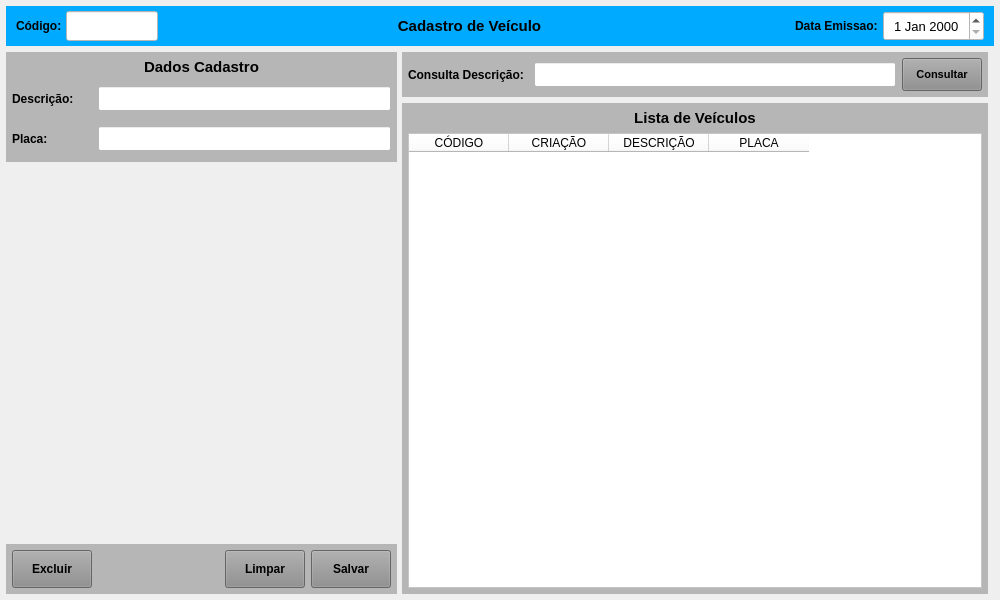
<?xml version="1.0" encoding="UTF-8"?>
<ui version="4.0">
 <class>MainWindow</class>
 <widget class="QMainWindow" name="MainWindow">
  <property name="geometry">
   <rect>
    <x>0</x>
    <y>0</y>
    <width>1000</width>
    <height>600</height>
   </rect>
  </property>
  <property name="windowTitle">
   <string>Cadastro de Clientes</string>
  </property>
  <property name="styleSheet">
   <string notr="true"/>
  </property>
  <widget class="QWidget" name="centralwidget">
   <layout class="QVBoxLayout" name="verticalLayout">
    <property name="spacing">
     <number>6</number>
    </property>
    <property name="leftMargin">
     <number>6</number>
    </property>
    <property name="topMargin">
     <number>6</number>
    </property>
    <property name="rightMargin">
     <number>6</number>
    </property>
    <property name="bottomMargin">
     <number>6</number>
    </property>
    <item>
     <widget class="QWidget" name="widget" native="true">
      <property name="minimumSize">
       <size>
        <width>0</width>
        <height>40</height>
       </size>
      </property>
      <property name="maximumSize">
       <size>
        <width>16777215</width>
        <height>40</height>
       </size>
      </property>
      <property name="styleSheet">
       <string notr="true">background-color: rgb(0, 170, 255);</string>
      </property>
      <layout class="QHBoxLayout" name="horizontalLayout">
       <property name="spacing">
        <number>2</number>
       </property>
       <property name="leftMargin">
        <number>10</number>
       </property>
       <property name="topMargin">
        <number>5</number>
       </property>
       <property name="rightMargin">
        <number>10</number>
       </property>
       <property name="bottomMargin">
        <number>5</number>
       </property>
       <item>
        <widget class="QLabel" name="label_4">
         <property name="minimumSize">
          <size>
           <width>48</width>
           <height>0</height>
          </size>
         </property>
         <property name="maximumSize">
          <size>
           <width>48</width>
           <height>16777215</height>
          </size>
         </property>
         <property name="font">
          <font>
           <pointsize>9</pointsize>
           <weight>75</weight>
           <bold>true</bold>
          </font>
         </property>
         <property name="styleSheet">
          <string notr="true"/>
         </property>
         <property name="text">
          <string>Código:</string>
         </property>
         <property name="alignment">
          <set>Qt::AlignLeading|Qt::AlignLeft|Qt::AlignVCenter</set>
         </property>
        </widget>
       </item>
       <item>
        <widget class="QLineEdit" name="line_Num">
         <property name="sizePolicy">
          <sizepolicy hsizetype="Preferred" vsizetype="Preferred">
           <horstretch>0</horstretch>
           <verstretch>0</verstretch>
          </sizepolicy>
         </property>
         <property name="minimumSize">
          <size>
           <width>92</width>
           <height>0</height>
          </size>
         </property>
         <property name="maximumSize">
          <size>
           <width>92</width>
           <height>16777215</height>
          </size>
         </property>
         <property name="font">
          <font>
           <pointsize>12</pointsize>
          </font>
         </property>
         <property name="styleSheet">
          <string notr="true">background-color: rgb(255, 255, 255);</string>
         </property>
         <property name="inputMask">
          <string/>
         </property>
         <property name="text">
          <string/>
         </property>
         <property name="frame">
          <bool>true</bool>
         </property>
         <property name="echoMode">
          <enum>QLineEdit::Normal</enum>
         </property>
         <property name="alignment">
          <set>Qt::AlignCenter</set>
         </property>
         <property name="dragEnabled">
          <bool>false</bool>
         </property>
         <property name="placeholderText">
          <string/>
         </property>
        </widget>
       </item>
       <item>
        <widget class="QLabel" name="label_13">
         <property name="sizePolicy">
          <sizepolicy hsizetype="Preferred" vsizetype="Preferred">
           <horstretch>0</horstretch>
           <verstretch>0</verstretch>
          </sizepolicy>
         </property>
         <property name="minimumSize">
          <size>
           <width>0</width>
           <height>0</height>
          </size>
         </property>
         <property name="font">
          <font>
           <pointsize>11</pointsize>
           <weight>75</weight>
           <bold>true</bold>
          </font>
         </property>
         <property name="styleSheet">
          <string notr="true"/>
         </property>
         <property name="text">
          <string>Cadastro de Veículo</string>
         </property>
         <property name="alignment">
          <set>Qt::AlignCenter</set>
         </property>
        </widget>
       </item>
       <item>
        <widget class="QLabel" name="label_11">
         <property name="sizePolicy">
          <sizepolicy hsizetype="Preferred" vsizetype="Preferred">
           <horstretch>0</horstretch>
           <verstretch>0</verstretch>
          </sizepolicy>
         </property>
         <property name="minimumSize">
          <size>
           <width>100</width>
           <height>0</height>
          </size>
         </property>
         <property name="maximumSize">
          <size>
           <width>100</width>
           <height>16777215</height>
          </size>
         </property>
         <property name="font">
          <font>
           <pointsize>9</pointsize>
           <weight>75</weight>
           <bold>true</bold>
          </font>
         </property>
         <property name="styleSheet">
          <string notr="true"/>
         </property>
         <property name="text">
          <string>Data Emissao: </string>
         </property>
         <property name="alignment">
          <set>Qt::AlignRight|Qt::AlignTrailing|Qt::AlignVCenter</set>
         </property>
        </widget>
       </item>
       <item>
        <widget class="QDateEdit" name="date_Emissao">
         <property name="sizePolicy">
          <sizepolicy hsizetype="Preferred" vsizetype="Preferred">
           <horstretch>0</horstretch>
           <verstretch>0</verstretch>
          </sizepolicy>
         </property>
         <property name="minimumSize">
          <size>
           <width>101</width>
           <height>0</height>
          </size>
         </property>
         <property name="maximumSize">
          <size>
           <width>101</width>
           <height>16777215</height>
          </size>
         </property>
         <property name="font">
          <font>
           <pointsize>10</pointsize>
          </font>
         </property>
         <property name="styleSheet">
          <string notr="true">background-color: rgb(255, 255, 255);</string>
         </property>
         <property name="alignment">
          <set>Qt::AlignCenter</set>
         </property>
        </widget>
       </item>
      </layout>
     </widget>
    </item>
    <item>
     <widget class="QWidget" name="widget_2" native="true">
      <property name="styleSheet">
       <string notr="true"/>
      </property>
      <layout class="QHBoxLayout" name="horizontalLayout_3">
       <property name="spacing">
        <number>5</number>
       </property>
       <property name="leftMargin">
        <number>0</number>
       </property>
       <property name="topMargin">
        <number>0</number>
       </property>
       <property name="rightMargin">
        <number>0</number>
       </property>
       <property name="bottomMargin">
        <number>0</number>
       </property>
       <item>
        <widget class="QWidget" name="widget_4" native="true">
         <property name="minimumSize">
          <size>
           <width>391</width>
           <height>0</height>
          </size>
         </property>
         <property name="maximumSize">
          <size>
           <width>391</width>
           <height>16777215</height>
          </size>
         </property>
         <property name="styleSheet">
          <string notr="true"/>
         </property>
         <layout class="QVBoxLayout" name="verticalLayout_2">
          <property name="spacing">
           <number>5</number>
          </property>
          <property name="leftMargin">
           <number>0</number>
          </property>
          <property name="topMargin">
           <number>0</number>
          </property>
          <property name="rightMargin">
           <number>0</number>
          </property>
          <property name="bottomMargin">
           <number>0</number>
          </property>
          <item>
           <widget class="QWidget" name="widget_6" native="true">
            <property name="minimumSize">
             <size>
              <width>0</width>
              <height>110</height>
             </size>
            </property>
            <property name="maximumSize">
             <size>
              <width>16777215</width>
              <height>110</height>
             </size>
            </property>
            <property name="styleSheet">
             <string notr="true">background-color: rgb(182, 182, 182);</string>
            </property>
            <layout class="QVBoxLayout" name="verticalLayout_3">
             <property name="leftMargin">
              <number>6</number>
             </property>
             <property name="topMargin">
              <number>6</number>
             </property>
             <property name="rightMargin">
              <number>6</number>
             </property>
             <property name="bottomMargin">
              <number>6</number>
             </property>
             <item>
              <widget class="QLabel" name="label_2">
               <property name="minimumSize">
                <size>
                 <width>0</width>
                 <height>18</height>
                </size>
               </property>
               <property name="maximumSize">
                <size>
                 <width>16777215</width>
                 <height>18</height>
                </size>
               </property>
               <property name="font">
                <font>
                 <pointsize>11</pointsize>
                 <weight>75</weight>
                 <bold>true</bold>
                </font>
               </property>
               <property name="text">
                <string>Dados Cadastro</string>
               </property>
               <property name="alignment">
                <set>Qt::AlignCenter</set>
               </property>
              </widget>
             </item>
             <item>
              <widget class="QWidget" name="widget_10" native="true">
               <layout class="QHBoxLayout" name="horizontalLayout_6">
                <property name="leftMargin">
                 <number>0</number>
                </property>
                <property name="topMargin">
                 <number>0</number>
                </property>
                <property name="rightMargin">
                 <number>0</number>
                </property>
                <property name="bottomMargin">
                 <number>0</number>
                </property>
                <item>
                 <widget class="QLabel" name="label_25">
                  <property name="minimumSize">
                   <size>
                    <width>80</width>
                    <height>0</height>
                   </size>
                  </property>
                  <property name="maximumSize">
                   <size>
                    <width>80</width>
                    <height>16777215</height>
                   </size>
                  </property>
                  <property name="font">
                   <font>
                    <pointsize>9</pointsize>
                    <weight>75</weight>
                    <bold>true</bold>
                   </font>
                  </property>
                  <property name="text">
                   <string>Descrição:</string>
                  </property>
                  <property name="alignment">
                   <set>Qt::AlignLeading|Qt::AlignLeft|Qt::AlignVCenter</set>
                  </property>
                 </widget>
                </item>
                <item>
                 <widget class="QLineEdit" name="line_Descricao">
                  <property name="sizePolicy">
                   <sizepolicy hsizetype="Preferred" vsizetype="Preferred">
                    <horstretch>0</horstretch>
                    <verstretch>0</verstretch>
                   </sizepolicy>
                  </property>
                  <property name="minimumSize">
                   <size>
                    <width>0</width>
                    <height>25</height>
                   </size>
                  </property>
                  <property name="maximumSize">
                   <size>
                    <width>16777215</width>
                    <height>25</height>
                   </size>
                  </property>
                  <property name="font">
                   <font>
                    <pointsize>9</pointsize>
                   </font>
                  </property>
                  <property name="styleSheet">
                   <string notr="true">background-color: rgb(255, 255, 255);</string>
                  </property>
                  <property name="text">
                   <string/>
                  </property>
                  <property name="maxLength">
                   <number>45</number>
                  </property>
                  <property name="alignment">
                   <set>Qt::AlignLeading|Qt::AlignLeft|Qt::AlignVCenter</set>
                  </property>
                 </widget>
                </item>
               </layout>
              </widget>
             </item>
             <item>
              <widget class="QWidget" name="widget_8" native="true">
               <layout class="QHBoxLayout" name="horizontalLayout_4">
                <property name="leftMargin">
                 <number>0</number>
                </property>
                <property name="topMargin">
                 <number>0</number>
                </property>
                <property name="rightMargin">
                 <number>0</number>
                </property>
                <property name="bottomMargin">
                 <number>0</number>
                </property>
                <item>
                 <widget class="QLabel" name="label_24">
                  <property name="minimumSize">
                   <size>
                    <width>80</width>
                    <height>0</height>
                   </size>
                  </property>
                  <property name="maximumSize">
                   <size>
                    <width>80</width>
                    <height>16777215</height>
                   </size>
                  </property>
                  <property name="font">
                   <font>
                    <pointsize>9</pointsize>
                    <weight>75</weight>
                    <bold>true</bold>
                   </font>
                  </property>
                  <property name="text">
                   <string>Placa:</string>
                  </property>
                  <property name="alignment">
                   <set>Qt::AlignLeading|Qt::AlignLeft|Qt::AlignVCenter</set>
                  </property>
                 </widget>
                </item>
                <item>
                 <widget class="QLineEdit" name="line_Placa">
                  <property name="sizePolicy">
                   <sizepolicy hsizetype="Preferred" vsizetype="Preferred">
                    <horstretch>0</horstretch>
                    <verstretch>0</verstretch>
                   </sizepolicy>
                  </property>
                  <property name="minimumSize">
                   <size>
                    <width>0</width>
                    <height>25</height>
                   </size>
                  </property>
                  <property name="maximumSize">
                   <size>
                    <width>16777215</width>
                    <height>25</height>
                   </size>
                  </property>
                  <property name="font">
                   <font>
                    <pointsize>9</pointsize>
                   </font>
                  </property>
                  <property name="styleSheet">
                   <string notr="true">background-color: rgb(255, 255, 255);</string>
                  </property>
                  <property name="text">
                   <string/>
                  </property>
                  <property name="maxLength">
                   <number>45</number>
                  </property>
                  <property name="alignment">
                   <set>Qt::AlignLeading|Qt::AlignLeft|Qt::AlignVCenter</set>
                  </property>
                 </widget>
                </item>
               </layout>
              </widget>
             </item>
            </layout>
           </widget>
          </item>
          <item>
           <widget class="QWidget" name="widget_7" native="true"/>
          </item>
          <item>
           <widget class="QWidget" name="widget_3" native="true">
            <property name="minimumSize">
             <size>
              <width>0</width>
              <height>50</height>
             </size>
            </property>
            <property name="maximumSize">
             <size>
              <width>16777215</width>
              <height>50</height>
             </size>
            </property>
            <property name="styleSheet">
             <string notr="true">background-color: rgb(182, 182, 182);</string>
            </property>
            <layout class="QHBoxLayout" name="horizontalLayout_2">
             <property name="spacing">
              <number>6</number>
             </property>
             <property name="leftMargin">
              <number>6</number>
             </property>
             <property name="topMargin">
              <number>6</number>
             </property>
             <property name="rightMargin">
              <number>6</number>
             </property>
             <property name="bottomMargin">
              <number>6</number>
             </property>
             <item>
              <widget class="QPushButton" name="btn_Excluir">
               <property name="sizePolicy">
                <sizepolicy hsizetype="Fixed" vsizetype="Preferred">
                 <horstretch>0</horstretch>
                 <verstretch>0</verstretch>
                </sizepolicy>
               </property>
               <property name="maximumSize">
                <size>
                 <width>80</width>
                 <height>16777215</height>
                </size>
               </property>
               <property name="font">
                <font>
                 <pointsize>9</pointsize>
                 <weight>75</weight>
                 <bold>true</bold>
                </font>
               </property>
               <property name="cursor">
                <cursorShape>PointingHandCursor</cursorShape>
               </property>
               <property name="layoutDirection">
                <enum>Qt::LeftToRight</enum>
               </property>
               <property name="autoFillBackground">
                <bool>false</bool>
               </property>
               <property name="styleSheet">
                <string notr="true">background-color: rgb(141, 141, 141);</string>
               </property>
               <property name="text">
                <string>Excluir</string>
               </property>
               <property name="checkable">
                <bool>false</bool>
               </property>
               <property name="autoDefault">
                <bool>false</bool>
               </property>
               <property name="default">
                <bool>false</bool>
               </property>
               <property name="flat">
                <bool>false</bool>
               </property>
              </widget>
             </item>
             <item>
              <widget class="QLabel" name="label">
               <property name="text">
                <string/>
               </property>
              </widget>
             </item>
             <item>
              <widget class="QPushButton" name="btn_Limpar">
               <property name="sizePolicy">
                <sizepolicy hsizetype="Fixed" vsizetype="Preferred">
                 <horstretch>0</horstretch>
                 <verstretch>0</verstretch>
                </sizepolicy>
               </property>
               <property name="maximumSize">
                <size>
                 <width>80</width>
                 <height>16777215</height>
                </size>
               </property>
               <property name="font">
                <font>
                 <pointsize>9</pointsize>
                 <weight>75</weight>
                 <bold>true</bold>
                </font>
               </property>
               <property name="cursor">
                <cursorShape>PointingHandCursor</cursorShape>
               </property>
               <property name="layoutDirection">
                <enum>Qt::LeftToRight</enum>
               </property>
               <property name="autoFillBackground">
                <bool>false</bool>
               </property>
               <property name="styleSheet">
                <string notr="true">background-color: rgb(141, 141, 141);</string>
               </property>
               <property name="text">
                <string>Limpar</string>
               </property>
               <property name="checkable">
                <bool>false</bool>
               </property>
               <property name="autoDefault">
                <bool>false</bool>
               </property>
               <property name="default">
                <bool>false</bool>
               </property>
               <property name="flat">
                <bool>false</bool>
               </property>
              </widget>
             </item>
             <item>
              <widget class="QPushButton" name="btn_Salvar">
               <property name="sizePolicy">
                <sizepolicy hsizetype="Fixed" vsizetype="Preferred">
                 <horstretch>0</horstretch>
                 <verstretch>0</verstretch>
                </sizepolicy>
               </property>
               <property name="maximumSize">
                <size>
                 <width>80</width>
                 <height>16777215</height>
                </size>
               </property>
               <property name="font">
                <font>
                 <pointsize>9</pointsize>
                 <weight>75</weight>
                 <bold>true</bold>
                </font>
               </property>
               <property name="cursor">
                <cursorShape>PointingHandCursor</cursorShape>
               </property>
               <property name="styleSheet">
                <string notr="true">background-color: rgb(141, 141, 141);</string>
               </property>
               <property name="text">
                <string>Salvar</string>
               </property>
              </widget>
             </item>
            </layout>
           </widget>
          </item>
         </layout>
        </widget>
       </item>
       <item>
        <widget class="QWidget" name="widget_5" native="true">
         <property name="styleSheet">
          <string notr="true"/>
         </property>
         <layout class="QVBoxLayout" name="verticalLayout_5">
          <property name="leftMargin">
           <number>0</number>
          </property>
          <property name="topMargin">
           <number>0</number>
          </property>
          <property name="rightMargin">
           <number>6</number>
          </property>
          <property name="bottomMargin">
           <number>0</number>
          </property>
          <item>
           <widget class="QWidget" name="widget_12" native="true">
            <property name="maximumSize">
             <size>
              <width>16777215</width>
              <height>45</height>
             </size>
            </property>
            <property name="sizeIncrement">
             <size>
              <width>0</width>
              <height>45</height>
             </size>
            </property>
            <property name="styleSheet">
             <string notr="true">background-color: rgb(182, 182, 182);</string>
            </property>
            <layout class="QHBoxLayout" name="horizontalLayout_7">
             <property name="leftMargin">
              <number>6</number>
             </property>
             <property name="topMargin">
              <number>6</number>
             </property>
             <property name="rightMargin">
              <number>6</number>
             </property>
             <property name="bottomMargin">
              <number>6</number>
             </property>
             <item>
              <widget class="QLabel" name="label_6">
               <property name="minimumSize">
                <size>
                 <width>120</width>
                 <height>0</height>
                </size>
               </property>
               <property name="maximumSize">
                <size>
                 <width>120</width>
                 <height>16777215</height>
                </size>
               </property>
               <property name="font">
                <font>
                 <pointsize>9</pointsize>
                 <weight>75</weight>
                 <bold>true</bold>
                </font>
               </property>
               <property name="text">
                <string>Consulta Descrição:</string>
               </property>
               <property name="alignment">
                <set>Qt::AlignLeading|Qt::AlignLeft|Qt::AlignVCenter</set>
               </property>
              </widget>
             </item>
             <item>
              <widget class="QLineEdit" name="line_Consulta">
               <property name="sizePolicy">
                <sizepolicy hsizetype="Preferred" vsizetype="Preferred">
                 <horstretch>0</horstretch>
                 <verstretch>0</verstretch>
                </sizepolicy>
               </property>
               <property name="minimumSize">
                <size>
                 <width>0</width>
                 <height>25</height>
                </size>
               </property>
               <property name="maximumSize">
                <size>
                 <width>16777215</width>
                 <height>25</height>
                </size>
               </property>
               <property name="font">
                <font>
                 <pointsize>9</pointsize>
                </font>
               </property>
               <property name="styleSheet">
                <string notr="true">background-color: rgb(255, 255, 255);</string>
               </property>
               <property name="alignment">
                <set>Qt::AlignLeading|Qt::AlignLeft|Qt::AlignVCenter</set>
               </property>
              </widget>
             </item>
             <item>
              <widget class="QPushButton" name="btn_Consulta">
               <property name="sizePolicy">
                <sizepolicy hsizetype="Preferred" vsizetype="Preferred">
                 <horstretch>0</horstretch>
                 <verstretch>0</verstretch>
                </sizepolicy>
               </property>
               <property name="minimumSize">
                <size>
                 <width>80</width>
                 <height>0</height>
                </size>
               </property>
               <property name="maximumSize">
                <size>
                 <width>80</width>
                 <height>16777215</height>
                </size>
               </property>
               <property name="font">
                <font>
                 <pointsize>8</pointsize>
                 <weight>75</weight>
                 <bold>true</bold>
                </font>
               </property>
               <property name="cursor">
                <cursorShape>PointingHandCursor</cursorShape>
               </property>
               <property name="layoutDirection">
                <enum>Qt::LeftToRight</enum>
               </property>
               <property name="autoFillBackground">
                <bool>false</bool>
               </property>
               <property name="styleSheet">
                <string notr="true">background-color: rgb(141, 141, 141);</string>
               </property>
               <property name="text">
                <string>Consultar</string>
               </property>
               <property name="checkable">
                <bool>false</bool>
               </property>
               <property name="autoDefault">
                <bool>false</bool>
               </property>
               <property name="default">
                <bool>false</bool>
               </property>
               <property name="flat">
                <bool>false</bool>
               </property>
              </widget>
             </item>
            </layout>
           </widget>
          </item>
          <item>
           <widget class="QWidget" name="widget_11" native="true">
            <property name="styleSheet">
             <string notr="true">background-color: rgb(182, 182, 182);</string>
            </property>
            <layout class="QVBoxLayout" name="verticalLayout_4">
             <property name="leftMargin">
              <number>6</number>
             </property>
             <property name="topMargin">
              <number>6</number>
             </property>
             <property name="rightMargin">
              <number>6</number>
             </property>
             <property name="bottomMargin">
              <number>6</number>
             </property>
             <item>
              <widget class="QLabel" name="label_5">
               <property name="minimumSize">
                <size>
                 <width>0</width>
                 <height>18</height>
                </size>
               </property>
               <property name="maximumSize">
                <size>
                 <width>16777215</width>
                 <height>18</height>
                </size>
               </property>
               <property name="font">
                <font>
                 <pointsize>11</pointsize>
                 <weight>75</weight>
                 <bold>true</bold>
                </font>
               </property>
               <property name="text">
                <string>Lista de Veículos</string>
               </property>
               <property name="alignment">
                <set>Qt::AlignCenter</set>
               </property>
              </widget>
             </item>
             <item>
              <widget class="QTableWidget" name="table_Lista">
               <property name="sizePolicy">
                <sizepolicy hsizetype="Preferred" vsizetype="Preferred">
                 <horstretch>0</horstretch>
                 <verstretch>0</verstretch>
                </sizepolicy>
               </property>
               <property name="font">
                <font>
                 <pointsize>9</pointsize>
                </font>
               </property>
               <property name="styleSheet">
                <string notr="true">background-color: rgb(255, 255, 255);</string>
               </property>
               <attribute name="verticalHeaderDefaultSectionSize">
                <number>0</number>
               </attribute>
               <attribute name="verticalHeaderMinimumSectionSize">
                <number>0</number>
               </attribute>
               <column>
                <property name="text">
                 <string>CÓDIGO</string>
                </property>
               </column>
               <column>
                <property name="text">
                 <string>CRIAÇÃO</string>
                </property>
               </column>
               <column>
                <property name="text">
                 <string>DESCRIÇÃO</string>
                </property>
               </column>
               <column>
                <property name="text">
                 <string>PLACA</string>
                </property>
               </column>
              </widget>
             </item>
            </layout>
           </widget>
          </item>
         </layout>
        </widget>
       </item>
      </layout>
     </widget>
    </item>
   </layout>
  </widget>
 </widget>
 <resources/>
 <connections/>
</ui>
